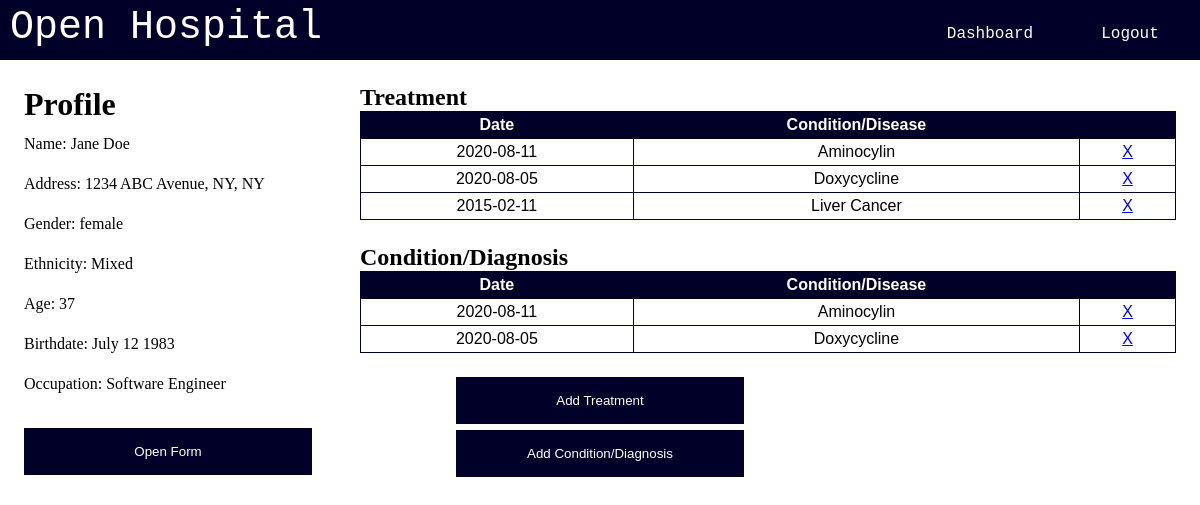
The app's page /profile (signed in) with its own data.
### tables this page shows
CREATE TABLE users(id INTEGER PRIMARY KEY AUTOINCREMENT, email TEXT, name TEXT, password TEXT, role TEXT, practice TEXT, address TEXT, gender TEXT, ethnicity TEXT, age INTEGER, birthdate TEXT, occupation TEXT, symptoms TEXT, history, treatments TEXT, diseases TEXT);

### profile_symptoms.py (the view, shortened to what this page needs)
@ps.route('/profile', methods=['POST', 'GET'])
@login_required
def profile():
    conn = sqlite3.connect('users.db')
    cur = conn.cursor()
    if current_user.role == 'Doctor' or 'Nurse':
        redirect(url_for('dashboard.dashboard'))
    if current_user.treatments != None:
        treatments = ''.join(elem for elem in current_user.treatments)
        list_treatments = eval(treatments)
        list_treatments.sort(reverse=True, key=lambda x: x[0])
    else:
        list_treatments = None
    if current_user.diseases != None:
        diseases = ''.join(elem for elem in current_user.diseases)
        list_diseases = eval(diseases)
        list_diseases.sort(reverse=True, key=lambda x: x[0])
    else:
        list_diseases = None
    print(list_diseases)
    return render_template('profile.html', diseases=list_diseases, treatments=list_treatments)

### templates/profile.html (shortened to what this page needs)
<!DOCTYPE html>
<html lang="en">
<head>
    <link href="static/profile-style.css" rel="stylesheet" type="text/css" />
</head>
<body>
    <div class="menu-bar">
        <div class="title">
            <a href="{{url_for('auth.welcome')}}">
                <div class=opennio>
                    <p> Open Hospital </p>
                </div>
            </a>
        </div>
        <ul>
            {% if current_user.is_authenticated %}
            <li class="active">
                <a href="{{url_for('dashboard.dashboard')}}"></i>
                    <div class="welcome1">Dashboard</div>
                </a>
            </li>
            <li class="active">
                <a href="{{url_for('auth.logout')}}"></i>
                    <div class="welcome1">Logout</div>
                </a>
            </li>
            {% endif %}
        </ul>
    </div>
    <div class="grid-container">
        <div class="grid-item1">
            <div class="profile-info">
                <div class="profile-header">
                    <h1>Profile</h1>
                </div>
                <p>Name: {{current_user.name}}
                    <br> Address: {{current_user.address}}
                    <br> Gender: {{current_user.gender}}
                    <br> Ethnicity: {{current_user.ethnicity}}
                    <br> Age: {{current_user.age}}
                    <br> Birthdate: {{current_user.birthdate}}
                    <br> Occupation: {{current_user.occupation}}
                </p>
            </div>
            <div class="profile-edit-form">
                <button class="open-button" onclick="openForm()">Open Form</button>
            </div>
        </div>
        <div class="grid-item2">
            <div class="treatment">
                <h2>Treatment</h2>
                <div class="treatment-table">
                    <table class="treatment" id="tableTre" border="1">
                        <tr>
                            <th>Date</th>
                            <th>Condition/Disease</th>
                            <th class="edit"></th>
                        </tr>
                    {% if diseases != [] %}
                        {% for inst in diseases %}
                        <tr>
                            <td> {{inst[0]}}</td>
                            <td> {{inst[1]}}</td>
                            <td><a href='{{url_for("ps.delete_d", d=inst[1])}}'>X</a></td>
                        </tr>
                        {% endfor %}
                    {% endif %}
                    </table>
                </div>
            </div>
            <div class="condition/diagnosis">
                <h2>Condition/Diagnosis</h2>
                <div class="condition-diagnosis-table">
                    <table class="conditions" id="tableCon" border="1">
                        <tr>
                            <th>Date</th>
                            <th>Condition/Disease</th>
                            <th class="edit"></th>
                        </tr>
                        {% if treatments != [] %}
                            {% for inst in treatments %}
                            <tr>
                                <td> {{inst[0]}} </td>
                                <td> {{inst[1]}}</td>
                                <td><a href='{{url_for("ps.delete_t", t=inst[1])}}'>X</a></td>
                            </tr>
                            {% endfor %}
                        {% endif %}
                    </table>
                    <div class="formsConTre">
                        <div class="form-2">
                            <button class="open-button2" onclick="openForm2()">Add Treatment</button>
                        </div>
                        <div class="form-3">
                            <button class="open-button3" onclick="openForm3()">Add Condition/Diagnosis</button>
                        </div>
                    </div>
                </div>
            </div>
        </div>
</body>
</html>

### static/profile-style.css (style rules this page uses)
* { padding: 0; margin: 0; box-sizing: border-box; }
body { background-color: white; background-size: cover; }
.menu-bar { background: rgb(0, 0, 40); height: 60px; }
.menu-bar ul { display: inline-flex; list-style: none; color: cornflowerblue; float: right; text-align: center; }
.menu-bar ul li { width: 120px; margin: 10px; padding: 15px; border-left: 200px; border-right: 200px; }
.menu-bar ul li a { text-decoration: none; color: white; }
.title { text-align: right; display: inline-block; font-size: 40px; font-family: 'Courier New', Courier, monospace; color: White; padding: 5px; padding-left: 5px; margin-left: 5px; }
.welcome1 { font-family: 'Courier New', Courier, monospace; }
.grid-container { display: grid; grid-template-columns: auto auto; }
.grid-item1 { margin: 2vw; width: 24vw; line-height: 40px; }
.open-button { background-color: rgb(0, 0, 40); color: white; padding: 16px 20px; border: none; cursor: pointer; position: fixed; margin-top: 2vw; left: 2vw; width: 24vw; }
.grid-item2 { margin: 2vw; width: 68vw; }
.treatment-table, .condition-diagnosis-table { width: 68vw; margin-bottom: 2vw; }
table { border-collapse: collapse; border: 1px solid rgb(0, 0, 40); width: 68vw; }
table, th, td { border: 1px solid rgb(0, 0, 40); text-align: center; padding: 4px; font-family: sans-serif; }
th { background: rgb(0, 0, 40); color: white; }
.edit { width: 8vw; }
td:last-child { color: red }
.open-button2, .open-button3 { background-color: rgb(0, 0, 40); color: white; padding: 16px 20px; border: none; cursor: pointer; width: 24vw; margin-left: 8vw; }
.formsConTre { margin-top: 2vw; align-items: center; }
.open-button3 { margin-top: 0.5vw; }
.title a { text-decoration: none; color: white; }
.opennio { text-decoration: none; text-underline-position: none; color: white; }

### records on screen
users: name "Jane Doe", address "1234 ABC Avenue, NY, NY", gender "female", ethnicity "Mixed", age "37", birthdate "July 12 1983", occupation "Software Engineer"

### other values on screen
{{ inst[0] }} "2020-08-11" "2020-08-05" "2015-02-11"
{{ inst[1] }} "Aminocylin" "Doxycycline" "Liver Cancer"
{{ inst[0] }} "2020-08-11" "2020-08-05"
{{ inst[1] }} "Aminocylin" "Doxycycline"
